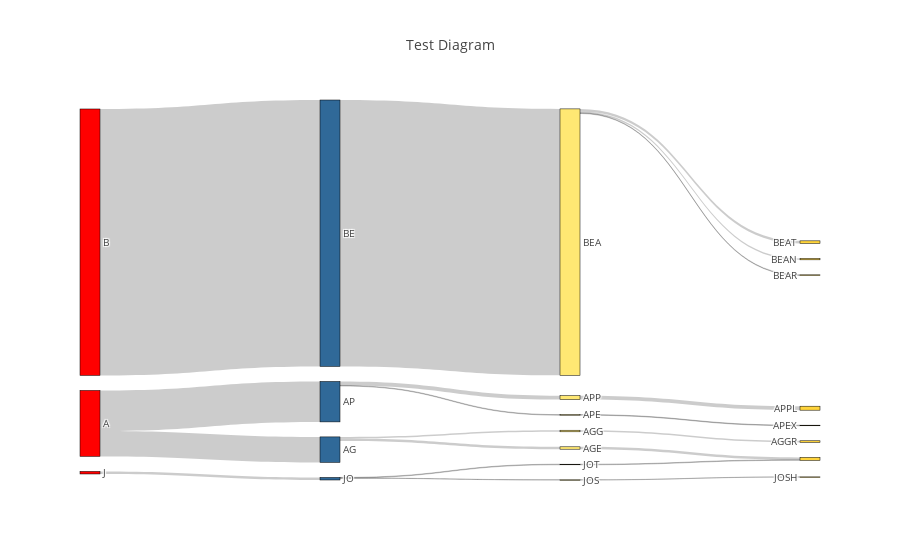

This figure's notebook cell:
### Code cell
# generate plot
fig = genSankey(data,cat_cols=['lvl1','lvl2','lvl3','lvl4'],value_cols='count',title='Test Diagram')
plotly.offline.iplot(fig, validate=False)

### Figure 1 — Plotly figure (JSON) as saved in the notebook; plotly's stock layout.template omitted (floating-point values rounded to 4 significant figures)
{"data": [{"link": {"source": [0, 0, 4, 4, 9, 8, 5, 5, 7, 11, 2, 3, 13, 13, 13, 1, 6, 6, 10, 12], "target": [4, 5, 9, 8, 14, 17, 7, 11, 21, 18, 3, 13, 20, 16, 15, 6, 10, 12, 19, 14], "value": ["128", "203", "12", "8", "12", "8", "3", "20", "3", "20", "1337", "1337", "7", "3", "13", "13", "1", "3", "1", "3"]}, "node": {"color": ["#ff0000", "#ff0000", "#ff0000", "#306998", "#306998", "#306998", "#306998", "#FFE873", "#FFE873", "#FFE873", "#FFE873", "#FFE873", "#FFE873", "#FFE873", "#FFD43B", "#FFD43B", "#FFD43B", "#FFD43B", "#FFD43B", "#FFD43B", "#FFD43B", "#FFD43B"], "label": ["A", "J", "B", "BE", "AG", "AP", "JO", "APE", "AGG", "AGE", "JOS", "APP", "JOT", "BEA", "", "BEAT", "BEAR", "AGGR", "APPL", "JOSH", "BEAN", "APEX"], "line": {"color": "black", "width": 0.5}, "pad": 15, "thickness": 20}, "type": "sankey"}], "layout": {"font": {"size": 10}, "title": "Test Diagram"}}
